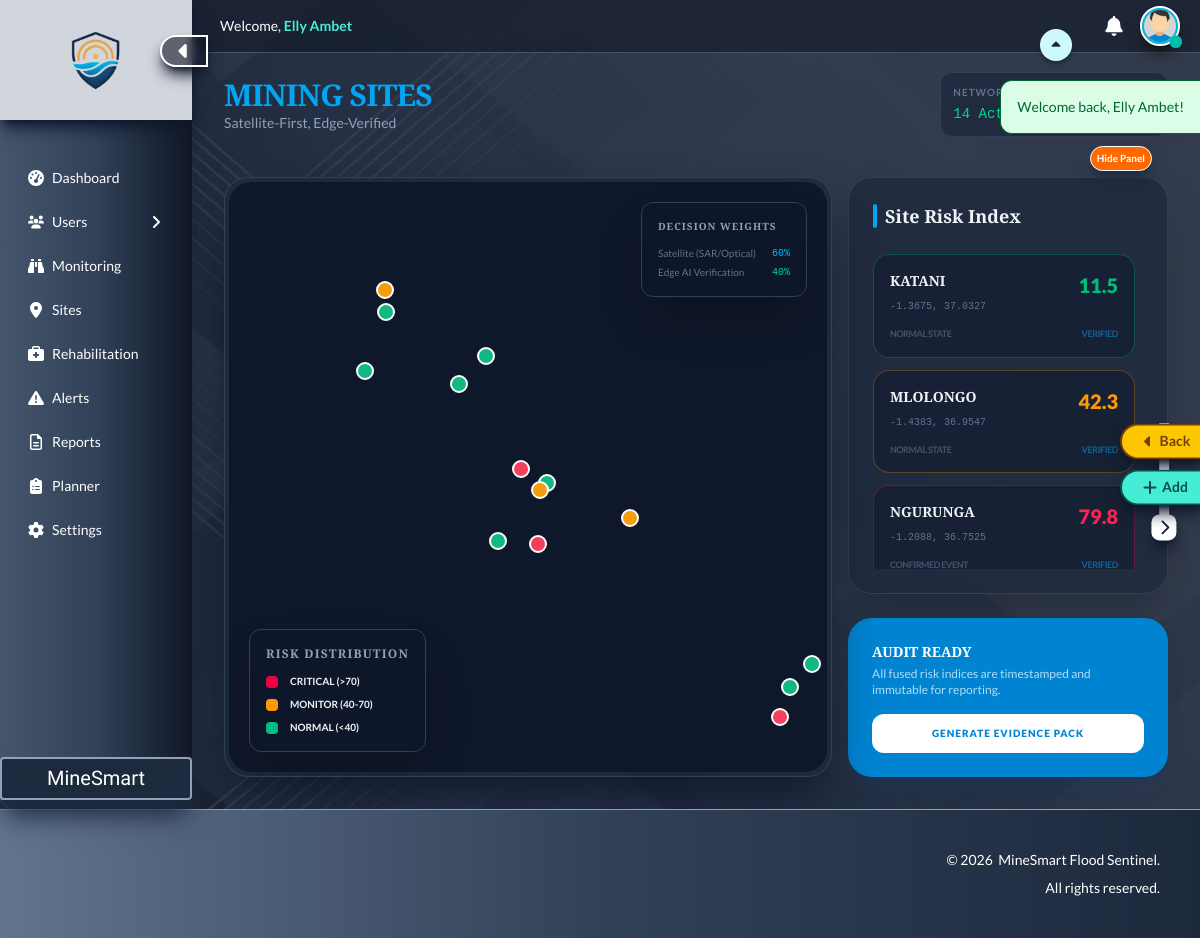
Screenshot of /sites (signed in) with the database file from the repository.
### tables this page shows
CREATE TABLE sites (
  id INT AUTO_INCREMENT PRIMARY KEY,
  name VARCHAR(255) NOT NULL UNIQUE,
  coords JSON DEFAULT NULL,
  image_link VARCHAR(255) DEFAULT NULL,
  user_id INT NOT NULL DEFAULT 1,
  created_at TIMESTAMP NOT NULL DEFAULT CURRENT_TIMESTAMP,
  updated_at TIMESTAMP NOT NULL DEFAULT CURRENT_TIMESTAMP ON UPDATE CURRENT_TIMESTAMP
);

CREATE TABLE site_monitoring (
  id INT AUTO_INCREMENT PRIMARY KEY,
  site_id INT NOT NULL,
  satellite_risk_index DECIMAL(5,2) DEFAULT 0.00,
  edge_verification_index DECIMAL(5,2) DEFAULT 0.00,
  final_risk_score DECIMAL(5,2) DEFAULT 0.00,
  system_decision VARCHAR(100) DEFAULT 'Normal State',
  last_sync TIMESTAMP DEFAULT CURRENT_TIMESTAMP ON UPDATE CURRENT_TIMESTAMP,
  FOREIGN KEY (site_id) REFERENCES sites(id) ON DELETE CASCADE
);

### app/helpers/risk_processor.php (called while the page is built, shortened)
<?php
  function getSiteRiskData($site_id, $pdo) {
    $stmt = $pdo->prepare("SELECT * FROM site_monitoring WHERE site_id = ?");
    $stmt->execute([$site_id]);
    return $stmt->fetch(PDO::FETCH_ASSOC);
  }
?>

### app/views/sites/index.php (the view, shortened to what this page needs)
<?php
  require __DIR__ . '/../../helpers/online_connector.php';
  require __DIR__ . '/../../helpers/risk_processor.php';
  $stmt = $pdo->query("SELECT * FROM sites LIMIT 14");
  $monitored_sites = $stmt->fetchAll(PDO::FETCH_ASSOC);
?>
<!DOCTYPE html>
<html lang="en">
  <head>
    <link href="<?php echo ROOT_URL; ?>/assets/css/output.css" rel="stylesheet">
    <link rel="stylesheet" href="https://unpkg.com/leaflet@1.9.4/dist/leaflet.css" />
  </head>
  <body class="relative bg-slate-900 text-slate-100 max-w-full overflow-x-hidden">
    <?php include '../includes/sidebar.php'; ?>
    <?php require __DIR__ . '/../includes/message.php'; ?>
    <main id="mainContent" class="min-h-screen w-[calc(100%-12rem)] ml-auto flex-1 flex flex-col overflow-hidden transition-all duration-500 ease-in-out">
      <?php include '../includes/header.php'; ?>
      <?php require __DIR__ . '/../includes/navigation.php'; ?>
      <section class="overflow-y-auto p-8 flex-grow pt-18">
        <div class="flex justify-between items-center mb-10">
          <div>
            <h1 class="text-3xl font-black tracking-tight text-sky-500 uppercase">MINING SITES</h1>
            <p class="text-slate-400 text-sm">Satellite-First, Edge-Verified</p>
          </div>
          <div class="flex gap-4">
            <div class="bg-slate-800/80 backdrop-blur-sm p-3 rounded-xl border border-slate-700">
              <span class="text-[0.625rem] text-slate-500 block uppercase font-bold tracking-widest">Network Status</span>
              <span class="text-xs md:text-sm md:font-mono text-emerald-400">14 Active Sites Deployed</span>
            </div>
          </div>
        </div>
        <div class="fixed z-[1000] top-[9rem] right-[7%] sm:right-[3rem]">
          <button id="toggleSites" class="cursor-pointer bg-orange-500 border border-white text-[0.625rem] px-1.5 py-1 font-bold text-white hover:scale-[106%] shadow-lg shadow-slate-800 rounded-full transition-all duration-500 ease-in-out">
          </button>
        </div>
        <div id="dashboardWrapper" class="relative flex gap-4 transition-all duration-700 ease-in-out">
          <div id="mapContainer" class="relative flex-1 bg-slate-800/80 rounded-3xl border border-slate-700 p-1 h-[37.5rem] shadow-2xl shadow-slate-900 overflow-hidden transition-all duration-700 ease-in-out">
            <div id="map" class="w-full h-full rounded-[1.4rem]"></div>
            <div class="absolute top-6 right-6 z-[1000] bg-slate-900/90 backdrop-blur-md p-4 rounded-xl border border-slate-700 shadow-2xl">
              <h4 class="text-[0.625rem] font-bold mb-3 uppercase tracking-widest text-slate-400">Decision Weights</h4>
              <div class="space-y-1">
                <div class="flex justify-between gap-4 text-[0.625rem]">
                  <span class="text-slate-500">Satellite (SAR/Optical)</span>
                  <span class="text-sky-400 font-mono">60%</span>
                </div>
                <div class="flex justify-between gap-4 text-[0.625rem]">
                  <span class="text-slate-500">Edge AI Verification</span>
                  <span class="text-emerald-400 font-mono">40%</span>
                </div>
              </div>
            </div>
            <div class="absolute bottom-6 left-6 z-[1000] bg-slate-900/90 backdrop-blur-md p-4 rounded-xl border border-slate-700 shadow-2xl">
              <h4 class="text-xs font-bold mb-3 uppercase tracking-widest text-slate-400">Risk Distribution</h4>
              <div class="space-y-2">
                <div class="flex items-center gap-3 text-[0.625rem] font-bold">
                  <span class="w-3 h-3 bg-rose-600 rounded-sm"></span> CRITICAL (>70)
                </div>
                <div class="flex items-center gap-3 text-[0.625rem] font-bold">
                  <span class="w-3 h-3 bg-amber-500 rounded-sm"></span> MONITOR (40-70)
                </div>
                <div class="flex items-center gap-3 text-[0.625rem] font-bold">
                  <span class="w-3 h-3 bg-emerald-500 rounded-sm"></span> NORMAL (<40)
                </div>
              </div>
            </div>
          </div>
          <div id="sitesPanel" class="w-[14rem] md:w-[20rem] h-[37.5rem] flex flex-col space-y-6 transition-all duration-500 ease-in-out">
            <div class="bg-slate-800/80 rounded-3xl border border-slate-700 p-6 shadow-2xl overflow-hidden flex flex-col flex-1">
              <div class="flex justify-between items-center mb-6">
                <h3 class="text-lg font-bold flex items-center gap-2">
                  <span class="w-1 h-6 bg-sky-500 rounded-full"></span>
                  Site Risk Index
                </h3>
              </div>
              <div id="sitesList" class="space-y-3 overflow-y-auto flex-1 pr-2">
                <?php foreach($monitored_sites as $site):
                  $risk = getSiteRiskData($site['id'], $pdo);
                  $score = $risk['final_risk_score'] ?? 0;
                  $coords = json_decode($site['coords'], true);
                  $lng = $coords[0] ?? 0;
                  $lat = $coords[1] ?? 0;
                  $text_color = $score > 70 ? 'text-rose-500' : ($score > 40 ? 'text-amber-500' : 'text-emerald-500');
                  $border_color = $score > 70 ? 'border-rose-500/30' : ($score > 40 ? 'border-amber-500/30' : 'border-emerald-500/30');
                ?>
                <div class="p-4 rounded-2xl border bg-slate-900/50 <?= $border_color ?> hover:bg-slate-900 transition-all cursor-pointer group" onclick="map.flyTo([<?= $lat ?>, <?= $lng ?>], 12)">
                  <div class="flex justify-between items-start">
                    <div>
                      <h4 class="font-bold text-sm group-hover:text-sky-400 transition-colors uppercase">
                        <?= $site['name'] ?>
                      </h4>
                      <span class="text-[0.625rem] font-mono text-slate-500"><?= $lat ?>, <?= $lng ?></span>
                    </div>
                    <div class="text-right">
                      <span class="text-xl font-black <?= $text_color ?>"><?= number_format($score, 1) ?></span>
                    </div>
                  </div>
                  <div class="mt-3 flex justify-between items-center text-[0.5625rem] font-bold uppercase tracking-tighter">
                    <span class="text-slate-600"><?= $risk['system_decision'] ?? 'Normal State' ?></span>
                    <span class="text-sky-500/50">Verified</span>
                  </div>
                </div>
                <?php endforeach; ?>
              </div>
            </div>
            <div class="bg-sky-600 p-6 rounded-3xl shadow-lg shadow-sky-900/20 shrink-0">
              <h4 class="text-white font-black text-sm uppercase mb-1">Audit Ready</h4>
              <p class="text-sky-100 text-xs opacity-80 mb-4">
                All fused risk indices are timestamped and immutable for reporting.
              </p>
              <button class="w-full py-3 bg-white text-sky-600 rounded-xl font-black text-[0.625rem] uppercase tracking-widest hover:bg-sky-50 transition-all">
                Generate Evidence Pack
              </button>
            </div>
          </div>
        </div>
      </section>
    </main>
    <?php include '../includes/footer.php'; ?>
  </body>
</html>

### rows the page displays
sites: name "KATANI", coords "-1.3675", coords "37.0327", site_monitoring.final_risk_score "11.5", site_monitoring.system_decision "NORMAL STATE"
sites: name "MLOLONGO", coords "-1.4383", coords "36.9547", site_monitoring.final_risk_score "42.3", site_monitoring.system_decision "NORMAL STATE"
sites: name "NGURUNGA", coords "-1.2088", coords "36.7525", site_monitoring.final_risk_score "79.8", site_monitoring.system_decision "CONFIRMED EVENT"

### other values shown
$message['text'] "Welcome back, Elly Ambet!"
$currentUser['full_name'] "Elly Ambet"
